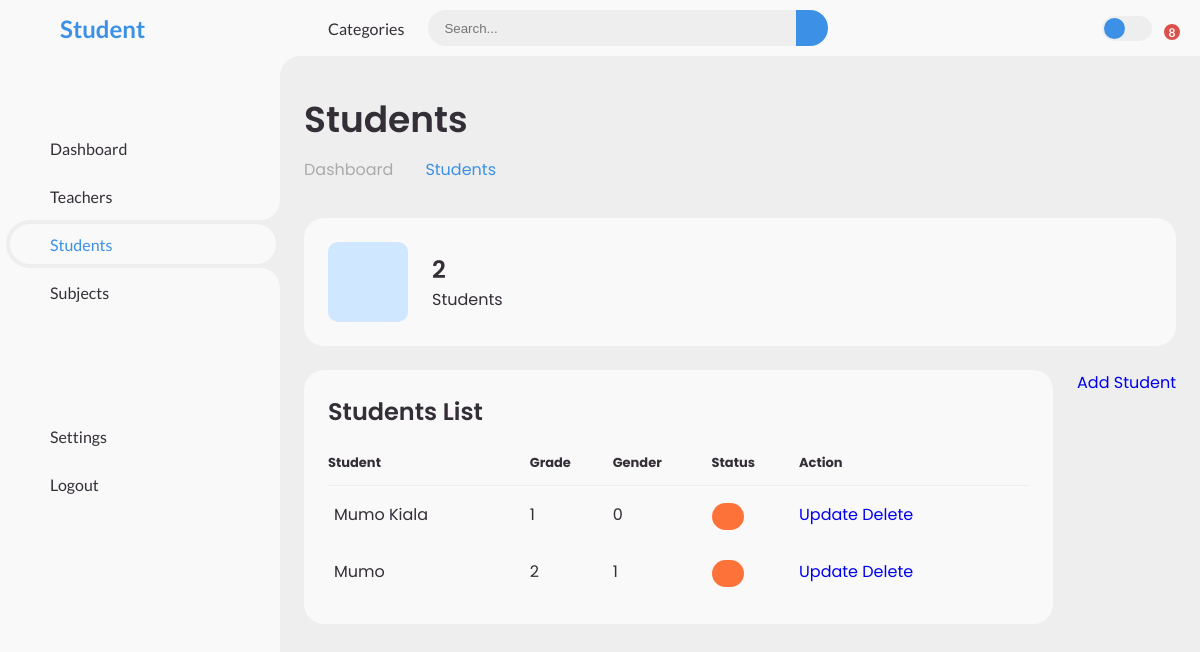
The page /students/ on the database as committed earlier.
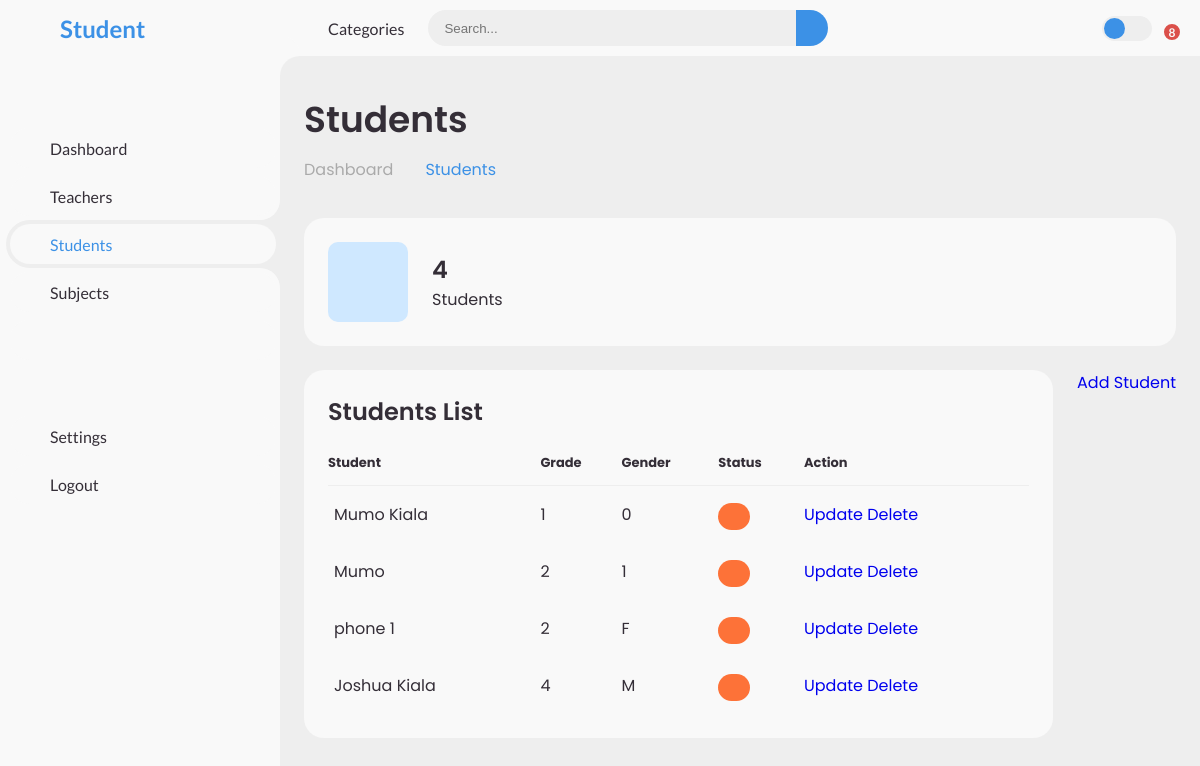
The same page on the database as committed later.
### playground/models.py (models this page shows, shortened)
class Student(models.Model):
    name = models.CharField(max_length=30)
    admno = models.CharField(max_length=30, blank=True, unique=True)
    grade = models.CharField(max_length=30)
    GENDER_CHOICES = (
    ('M', 'Male'),
    ('F', 'Female'),
    )
    gender = models.CharField(choices=GENDER_CHOICES, max_length=1)
    age = models.PositiveSmallIntegerField()
    subjects = models.ManyToManyField(Subject, blank=True)
    teachers = models.ManyToManyField('Teacher', blank=True)
    class Meta:
        ordering = ['grade']
        verbose_name_plural = 'Students'

### playground/views.py (the view)
# urls.py: path('students/', views.students_view, name='students'),
def students_view(request):
    students = Student.objects.all()
    return render(request, 'student.html', {'students': students})

### playground/templates/student.html (shortened to what this page needs)
<!DOCTYPE html>
<html lang="en">
  <head>
    {% load static %}
    <link rel="stylesheet" href="{% static 'style.css' %}" />
  </head>
  <body>
    <section id="sidebar">
      <a href="{% url 'dashboard' %}" class="brand">
        <span class="text">Student</span>
      </a>
      <ul class="side-menu top">
        <li>
          <a href="{% url 'dashboard' %}">
            <span class="text">Dashboard</span>
          </a>
        </li>
        <li>
          <a href="{% url 'teachers' %}">
            <span class="text">Teachers</span>
          </a>
        </li>
        <li class="active">
          <a href="{% url 'students' %}">
            <span class="text">Students</span>
          </a>
        </li>
        <li>
          <a href="{% url 'subjects' %}">
            <span class="text">Subjects</span>
          </a>
        </li>
        <li>
          <a href="#">
          </a>
        </li>
      </ul>
      <ul class="side-menu">
        <li>
          <a href="#">
            <span class="text">Settings</span>
          </a>
        </li>
        <li>
          <a href="{% url 'signout' %}">
            <span class="text">Logout</span>
          </a>
        </li>
      </ul>
    </section>
    <section id="content">
      <nav>
        <a href="#" class="nav-link">Categories</a>
        <form action="#">
          <div class="form-input">
            <input type="search" placeholder="Search..." />
            <button type="submit" class="search-btn">
            </button>
          </div>
        </form>
        <label for="switch-mode" class="switch-mode"></label>
        <a href="#" class="notification">
          <span class="num">8</span>
        </a>
      </nav>
      <main>
        <div class="head-title">
          <div class="left">
            <h1>Students</h1>
            <ul class="breadcrumb">
              <li>
                <a href="{% url 'dashboard' %}">Dashboard</a>
              </li>
              <li>
                <a class="active" href="#">Students</a>
              </li>
            </ul>
          </div>
        </div>
        <ul class="box-info">
          <li>
            <i class="bx bxs-group"></i>
            <span class="text">
              <h3>{{ students.count }}</h3>
              <p>Students</p>
            </span>
          </li>
        </ul>
        <div class="table-data">
          <div class="order">
            <div class="head">
              <h3>Students List</h3>
            </div>
            <table>
              <thead>
                <tr>
                  <th>Student</th>
                  <th>Grade</th>
                  <th>Gender</th>
                  <th>Status</th>
                  <th>Action</th>
                </tr>
              </thead>
              <tbody>
                {% for student in students %}
                <tr>
                  <td>
                    <p>{{ student.name }}</p>
                  </td>
                  <td>{{ student.grade }}</td>
                  <td>{{ student.gender }}</td>
                  <td>
                    <span
                      class="status {% if student.status == 'active' %}completed{% else %}pending{% endif %}"
                      >{{ student.status }}</span
                    >
                  </td>
                  <td>
                    <a href="{% url 'update_student' student.name %}" class="btn-update">Update</a>
                    <a href="{% url 'delete_student' student.name %}" class="btn-delete">Delete</a>
                  </td>
                </tr>
                {% endfor %}
              </tbody>
            </table>
          </div>
          <a href="{% url 'add_student' %}" class="btn-add">Add Student</a>
        </div>
      </main>
    </section>
  </body>
</html>

Rows that differ between the two databases and show on the page:
added Student: name "phone 1", grade "2", gender "F"
added Student: name "Joshua Kiala", grade "4", gender "M"
Other text that changed with them:
{{ students.count }}: "2" → "4"
